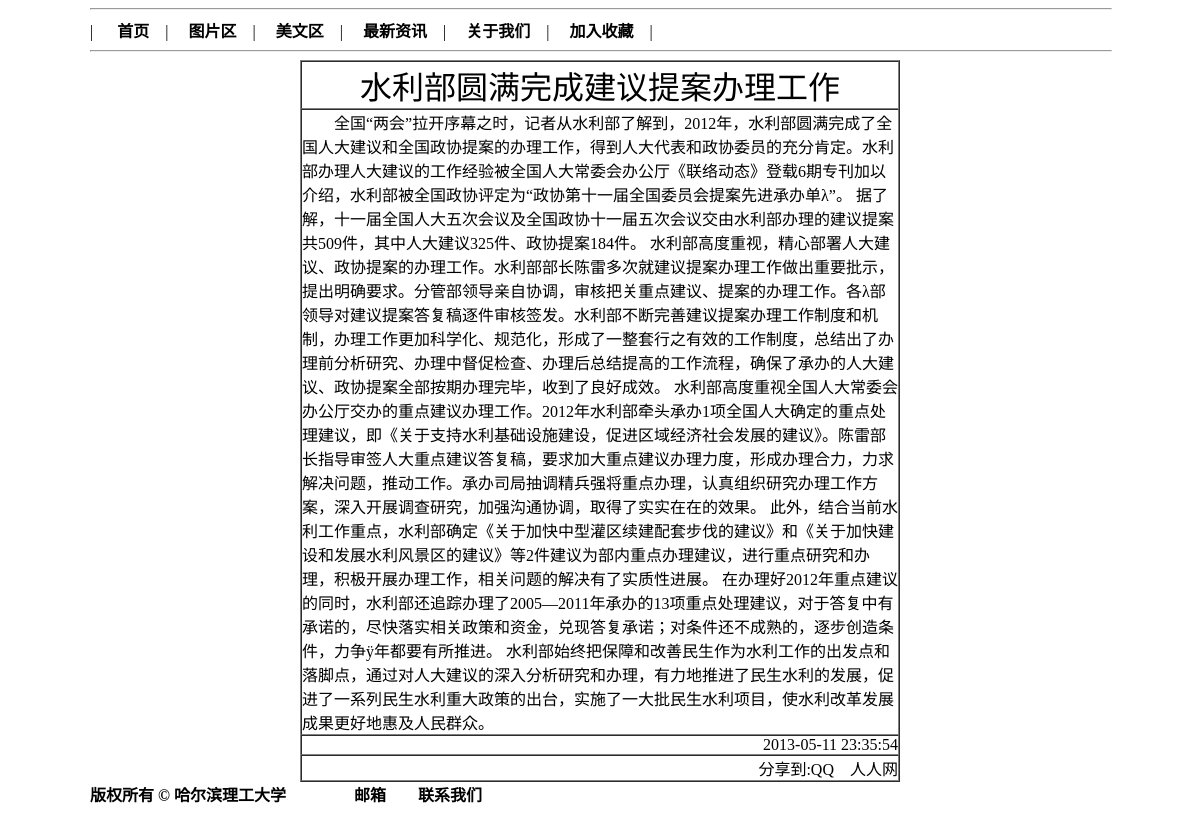
Screenshot of /news.php?id=11 with the database file from the repository.
### tables this page shows
CREATE TABLE `news` (
  `id` int(10) unsigned NOT NULL AUTO_INCREMENT,
  `title` text NOT NULL,
  `content` text NOT NULL,
  `time` datetime NOT NULL,
  PRIMARY KEY (`id`)
);

### news.php (the view, shortened to what this page needs)
<?php
	require("config.php");
	$str = $_SERVER['REQUEST_URI'];
	$place = strrpos($str, "=");
	$str_place = substr($str, $place+1);
	$id=$str_place;
?>
<!DOCTYPE html PUBLIC "-//W3C//DTD XHTML 1.0 Transitional//EN" "http://www.w3.org/TR/xhtml1/DTD/xhtml1-transitional.dtd">
<html xmlns="http://www.w3.org/1999/xhtml">
<head>
</head>
<body>
	<hr width="100%">
        <?php require("header.php");?>
		<hr width="100%">
	<div class="news">
    	<?php
			$abtain_new = "SELECT * FROM `news` WHERE id=$id";
			$result_new = mysql_query($abtain_new, $conn) or die ("获取新闻失败:".mysql_error());
			$arr = mysql_fetch_array($result_new);
			echo "<table border=1 cellpadding=0 cellspacing=0>";
			echo "<tr><td align=center><font face=黑体 size=6>".$arr['title']."</font></td></tr>";
			echo "<tr><td><font face=黑体 size=3>　　".$arr['content']."</font></td></tr>";
			echo "<tr><td align=right>".$arr['time']."</td></tr>";
			echo "<tr><td align=right>分享到:<a href=http:\\qzone.qq.com target=top>QQ</a>　<a href=http:\\renren.com>人人网</a></td></tr>";
			echo "</table>";
        ?>
    </div>
    <?php  require("footer.php");?>
</body>
</html>

### news.php (style rules this page uses)
body { margin:0 auto; }
.news { width:600px; margin:0 auto; }
a { color:black; text-decoration:none; }

### header.php (style rules this page uses)
a { color:black; }

### footer.php (style rules this page uses)
body { margin:0px auto; width:1020px;; }
a { text-decoration:none; }

### rows the page displays
news: title "水利部圆满完成建议提案办理工作", content "全国“两会”拉开序幕之时，记者从水利部了解到，2012年，水利部圆满完成了全国人大建议和全国政协提案的办理工作，得到人大代表和政协委员的充分肯定。水利部办理人大建议的工作经验被全国人大常委会办公厅《联络动态》登载6期专刊加以介绍，水利部被全国政协评定为“政协第十一届全国委员会提案先进承办单λ”。 据了解，十一届全国人大五次会议及全国政协十一届五次会议交由水利部办理的建议提案共509件，其中人大建议325件、政协提案184件。 水利部高度重视，精心部署人大建议、政协提案的办理工作。水利部部长陈雷多次就建议提案办理工作做出重要批示，提出明确要求。分管部领导亲自协调，审核把关重点建议、提案的办理工作。各λ部领导对建议提案答复稿逐件审核签发。水利部不断完善建议提案办理工作制度和机制，办理工作更加科学化、规范化，形成了一整套行之有效的工作制度，总结出了办理前分析研究、办理中督促检查、办理后总结提高的工作流程，确保了承办的人大建议、政协提案全部按期办理完毕，收到了良好成效。 水利部高度重视全国人大常委会办公厅交办的重点建议办理工作。2012年水利部牵头承办1项全国人大确定的重点处理建议，即《关于支持水利基础设施建设，促进区域经济社会发展的建议》。陈雷部长指导审签人大重点建议答复稿，要求加大重点建议办理力度，形成办理合力，力求解决问题，推动工作。承办司局抽调精兵强将重点办理，认真组织研究办理工作方案，深入开展调查研究，加强沟通协调，取得了实实在在的效果。…", time "2013-05-11 23:35:54"
